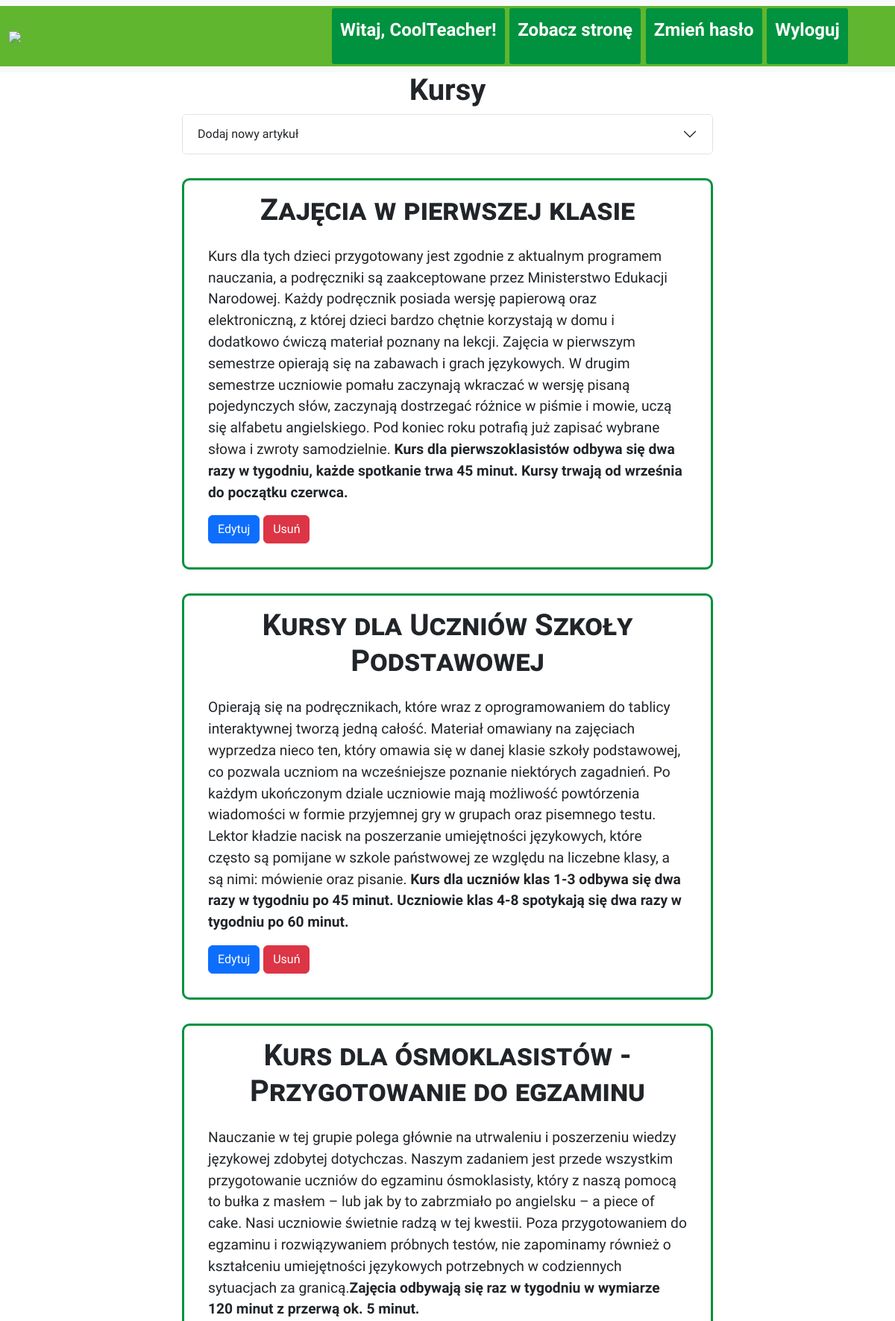
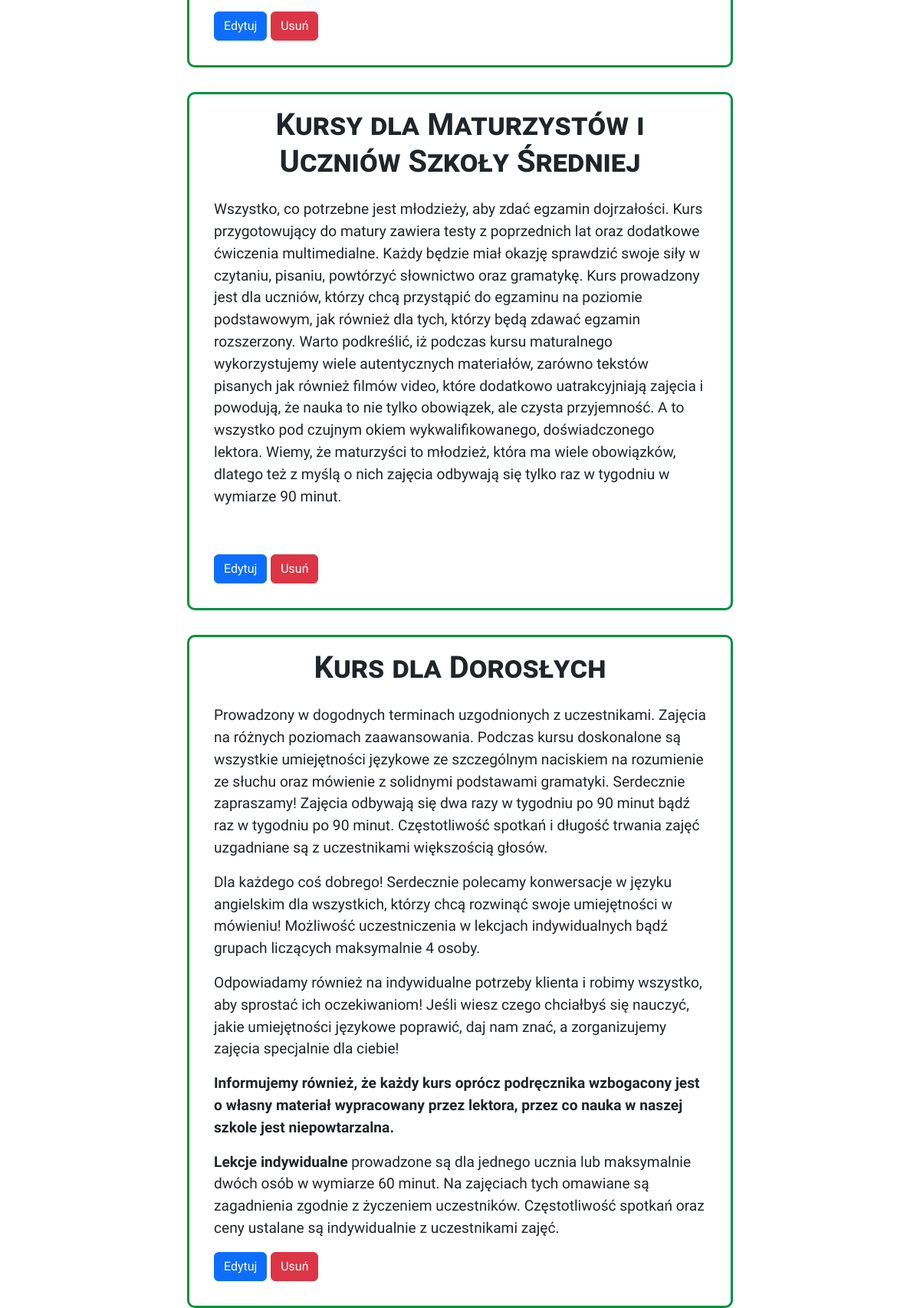
/add_article/courses/ (signed in), run on the app's committed database (2 pictures, top to bottom).
### articles_app/models.py (models this page shows)
class Page(models.Model):
    title = models.CharField(max_length=100)
    page_url = models.URLField(max_length=200, blank=True, null=True)
    edit_url = models.URLField(max_length=200, blank=True, null=True)

class Article(models.Model):
    title = models.CharField(max_length=200)
    content = RichTextField()
    pub_date = models.DateTimeField('date published')
    page = models.ForeignKey(Page, on_delete=models.CASCADE, null=True)
    show_on_whiteboard = models.BooleanField(default=False)

### articles_app/views.py (the view)
# urls.py: path('add_article/courses/', views.add_courses, name="add_courses"),
@login_required
@user_passes_test(is_superuser)
def add_courses(request):
    return render_edit_page_based_on_template(request, 'Kursy')

### articles_app/views.py (called while the page is built)
def is_superuser(user):
    return user.is_authenticated and user.is_superuser

def render_edit_page_based_on_template(request, page_name):
    edit_url = Page.objects.get(title=page_name).edit_url
    articles = list(Article.objects.filter(page__title=page_name))
    articles.sort(key=lambda x: x.pub_date, reverse=True)
    if request.method == 'POST':
        form = ArticleForm(request.POST)
        if form.is_valid():
            article = form.save(commit=False)
            article.pub_date = timezone.now()
            article.page = Page.objects.get(title=page_name)
            article.show_on_whiteboard = False
            article.save()
            return redirect(edit_url)
    else:
        form = ArticleForm()
    return render(request, 'edit_page.html', context={'page_name': page_name, 'form': form, 'articles': articles})

### articles_app/templates/edit_page.html (shortened to what this page needs)
<!DOCTYPE html>
{% load static %}
<html lang="en">
<head>
    <link href="https://cdn.jsdelivr.net/npm/bootstrap@5.3.1/dist/css/bootstrap.min.css" rel="stylesheet"
>
    <link rel="stylesheet" type="text/css" href="{% static 'css/styles.css' %}">
</head>
<body>
<nav class="navbar navbar-expand-lg bg-body-tertiary">
    <div class="container-fluid" id="nav_top">
        <a class="navbar-brand" href="{% url 'admin:index' %}">
            <img id="imgLogo" src="{% static 'img/logo2.png' %}"></a>
        <div class="collapse navbar-collapse mx-5" id="navbarNav">
            <ul class="navbar-nav ms-auto">
                {% if user.is_authenticated %}
                    <li class="nav-item">
                        <p class="nav-link admin_welcome">Witaj, {{ user.username }}!</p>
                    </li>
                    <li class="nav-item">
                        <a class="nav-link admin_welcome" href="{% url 'index' %}">Zobacz stronę</a>
                    </li>
                    <li class="nav-item">
                        <a class="nav-link admin_welcome" href="change_pass">Zmień hasło</a>
                    </li>
                    <li class="nav-item">
                        <a class="nav-link admin_welcome" href="Logout">Wyloguj</a>
                    </li>
                {% endif %}
            </ul>
        </div>
    </div>
</nav>
<div class="container">
    <div class="row">
        <div class="col-2">
        </div>
        <div class="col-8">
            <h1 id="edit_page_title">{{ page_name }}</h1>
            <div class="container" id="content">
                <div class="accordion" id="accordionExample">
                    <div class="accordion-item">
                        <h2 class="accordion-header">
                            <button id="add_new" class="accordion-button collapsed" type="button" data-bs-toggle="collapse" data-bs-target="#collapseThree" aria-expanded="false" aria-controls="collapseThree">
                                Dodaj nowy artykuł
                            </button>
                        </h2>
                    </div>
                </div>
                {% for article in articles %}
                    <article>
                        <h1>{{ article.title }}</h1>
                        {{ article.content|safe }}
                        <a href="{% url 'edit_article' article.id %}" id="edit_button" class="btn btn-primary">Edytuj</a>
                        <button type="button" data-url="{% url 'delete_article' article.id %}" id="delete_button" onclick="confirmDelete(this)" class="btn btn-danger">Usuń</button>
                    </article>
                {% endfor %}
            </div>
        </div>
        <div class="col-2">
        </div>
    </div>
</div>
</body>
</html>

### articles_app/static/css/styles.css (style rules this page uses)
body { font-family: 'Open Sans Condensed', sans-serif; background: url("../img/background.jpg") no-repeat fixed center; background-size: contain; }
#nav_top { background-color: #60b62f; }
li.nav-item { background-color: #00923f; margin: 0.2rem; border-radius: 3px; padding: 0.2rem; }
li.nav-item a { font-size: 1.5rem; font-weight: bold; color: white; }
.navbar-collapse a.nav-link { padding-left: 1rem; }
h1 { text-align: center; font-weight: bold; }
article h1 { font-variant: small-caps; padding: 1rem; }
article { border-color: #00923f; border-width: 3px; border-radius: 10px; border-style: solid; margin-top: 2rem; padding-left: 2rem; padding-right: 2rem; padding-bottom: 2rem; font-size: 1.2rem; }
p.nav-link.admin_welcome { font-size: 1.5rem; font-weight: bold; color: white; }

### data on the page
Page: title "Kursy"
Article: title "Zajęcia w pierwszej klasie", content "Kurs dla tych dzieci przygotowany jest zgodnie z aktualnym programem nauczania, a podręczniki są zaakceptowane przez Ministerstwo Edukacji Narodowej. Każdy podręcznik posiada wersję papierową oraz elektroniczną, z której dzieci bardzo chętnie korzystają w domu i dodatkowo ćwiczą materiał poznany na lekcji. Zajęcia w pierwszym semestrze opierają się na zabawach i grach językowych. W drugim semestrze uczniowie pomału zaczynają wkraczać w wersję pisaną pojedynczych słów, zaczynają dostrzegać różnice w piśmie i mowie, uczą się alfabetu angielskiego. Pod koniec roku potrafią już zapisać wybrane słowa i zwroty samodzielnie. Kurs dla pierwszoklasistów odbywa się dwa razy w tygodniu, każde…"
Article: title "Kursy dla Uczniów Szkoły Podstawowej", content "Opierają się na podręcznikach, które wraz z oprogramowaniem do tablicy interaktywnej tworzą jedną całość. Materiał omawiany na zajęciach wyprzedza nieco ten, który omawia się w danej klasie szkoły podstawowej, co pozwala uczniom na wcześniejsze poznanie niektórych zagadnień. Po każdym ukończonym dziale uczniowie mają możliwość powtórzenia wiadomości w formie przyjemnej gry w grupach oraz pisemnego testu. Lektor kładzie nacisk na poszerzanie umiejętności językowych, które często są pomijane w szkole państwowej ze względu na liczebne klasy, a są nimi: mówienie oraz pisanie. Kurs dla uczniów klas 1-3 odbywa się dwa razy w tygodniu po 45 minut. Uczniowie klas 4-8 spotykają się dwa razy w…"
Article: title "Kurs dla ósmoklasistów - Przygotowanie do egzaminu", content "Nauczanie w tej grupie polega głównie na utrwaleniu i poszerzeniu wiedzy językowej zdobytej dotychczas. Naszym zadaniem jest przede wszystkim przygotowanie uczniów do egzaminu ósmoklasisty, który z naszą pomocą to bułka z masłem – lub jak by to zabrzmiało po angielsku – a piece of cake. Nasi uczniowie świetnie radzą w tej kwestii. Poza przygotowaniem do egzaminu i rozwiązywaniem próbnych testów, nie zapominamy również o kształceniu umiejętności językowych potrzebnych w codziennych sytuacjach za granicą. Zajęcia odbywają się raz w tygodniu w wymiarze 120 minut z przerwą ok. 5 minut."
Article: title "Kursy dla Maturzystów i Uczniów Szkoły Średniej", content "Wszystko, co potrzebne jest młodzieży, aby zdać egzamin dojrzałości. Kurs przygotowujący do matury zawiera testy z poprzednich lat oraz dodatkowe ćwiczenia multimedialne. Każdy będzie miał okazję sprawdzić swoje siły w czytaniu, pisaniu, powtórzyć słownictwo oraz gramatykę. Kurs prowadzony jest dla uczniów, którzy chcą przystąpić do egzaminu na poziomie podstawowym, jak również dla tych, którzy będą zdawać egzamin rozszerzony. Warto podkreślić, iż podczas kursu maturalnego wykorzystujemy wiele autentycznych materiałów, zarówno tekstów pisanych jak również filmów video, które dodatkowo uatrakcyjniają zajęcia i powodują, że nauka to nie tylko obowiązek, ale czysta przyjemność. A to wszystko…"
Article: title "Kurs dla Dorosłych", content "Prowadzony w dogodnych terminach uzgodnionych z uczestnikami. Zajęcia na różnych poziomach zaawansowania. Podczas kursu doskonalone są wszystkie umiejętności językowe ze szczególnym naciskiem na rozumienie ze słuchu oraz mówienie z solidnymi podstawami gramatyki. Serdecznie zapraszamy! Zajęcia odbywają się dwa razy w tygodniu po 90 minut bądź raz w tygodniu po 90 minut. Częstotliwość spotkań i długość trwania zajęć uzgadniane są z uczestnikami większością głosów. Dla każdego coś dobrego! Serdecznie polecamy konwersacje w języku angielskim dla wszystkich, którzy chcą rozwinąć swoje umiejętności w mówieniu! Możliwość uczestniczenia w lekcjach indywidualnych bądź grupach liczących maksymalnie…"

### other printed values
{{ user.username }} "CoolTeacher"
